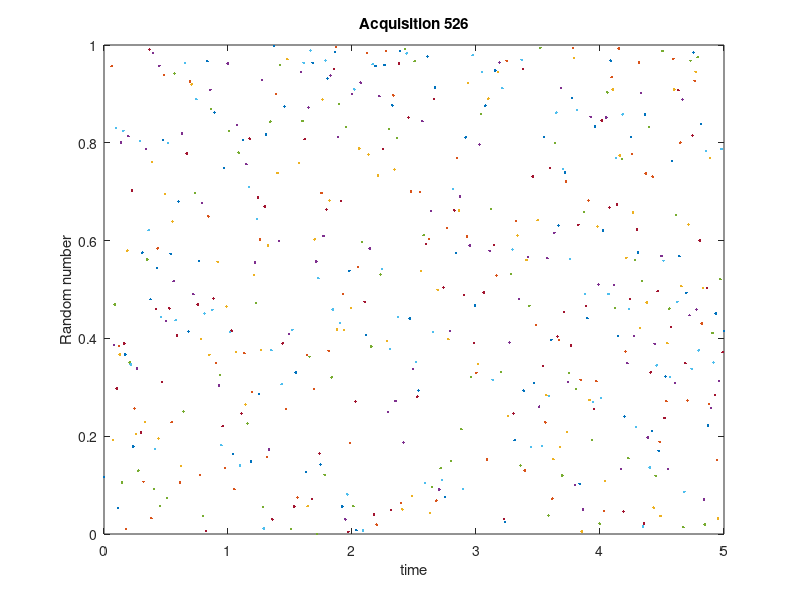

The MATLAB source for this figure:
%Third version of the dataAcquire program to teach students basic MATLAB
%skills. These programs build on each other to the final version. This
%version has a loop which runs for the user specified number of seconds, and plots a random data point
%each loop. The values are plotted versus the clock time, and the times and
%data points are stored arrays. The user is asked to input how many points
%per second. The figure is also updated to be prettier.
%
% Skills: making a MATLAB script, making a loop, initializing variables,
% plotting, workin with times, concatenating arrays, user inputs, figure
% annotations

clear all; % clears variables from the workspace
close all; % closes all current figures

i=0;

timeArray=[];
sampleArray=[];

pointsPerSecond=input('How many points do you want to acquire each second? ');
runTime=input('How many seconds do you want to acquire for?');
startTime=clock();

while(etime(clock(),startTime)<runTime)
    i=i+1
    timeNow=etime(clock(),startTime);
    sampleNow=rand(1);
    plot(timeNow,sampleNow,'.')
    hold on
    timeArray=[timeArray; timeNow];      % Builds growing time array; size of this array = Rate*DurationInSeconds
    sampleArray=[sampleArray; sampleNow]; 
    xlabel('time')
    ylabel('Random number')
    title(['Acquisition ',num2str(i)])
    pause(1/pointsPerSecond)
end

timeArray
sampleArray